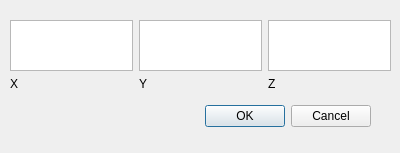
<?xml version="1.0" encoding="UTF-8"?>
<ui version="4.0">
 <class>Dialog</class>
 <widget class="QDialog" name="Dialog">
  <property name="geometry">
   <rect>
    <x>0</x>
    <y>0</y>
    <width>400</width>
    <height>153</height>
   </rect>
  </property>
  <property name="windowTitle">
   <string>Dialog</string>
  </property>
  <widget class="QWidget" name="layoutWidget">
   <property name="geometry">
    <rect>
     <x>20</x>
     <y>100</y>
     <width>351</width>
     <height>33</height>
    </rect>
   </property>
   <layout class="QHBoxLayout">
    <property name="spacing">
     <number>6</number>
    </property>
    <property name="leftMargin">
     <number>0</number>
    </property>
    <property name="topMargin">
     <number>0</number>
    </property>
    <property name="rightMargin">
     <number>0</number>
    </property>
    <property name="bottomMargin">
     <number>0</number>
    </property>
    <item>
     <spacer>
      <property name="orientation">
       <enum>Qt::Horizontal</enum>
      </property>
      <property name="sizeHint" stdset="0">
       <size>
        <width>131</width>
        <height>31</height>
       </size>
      </property>
     </spacer>
    </item>
    <item>
     <widget class="QPushButton" name="okButton">
      <property name="text">
       <string>OK</string>
      </property>
     </widget>
    </item>
    <item>
     <widget class="QPushButton" name="cancelButton">
      <property name="text">
       <string>Cancel</string>
      </property>
     </widget>
    </item>
   </layout>
  </widget>
  <widget class="QWidget" name="horizontalLayoutWidget">
   <property name="geometry">
    <rect>
     <x>10</x>
     <y>20</y>
     <width>381</width>
     <height>71</height>
    </rect>
   </property>
   <layout class="QGridLayout" name="gridLayout">
    <item row="0" column="1">
     <widget class="QTextEdit" name="textEdit"/>
    </item>
    <item row="0" column="2">
     <widget class="QTextEdit" name="textEdit_2"/>
    </item>
    <item row="1" column="0">
     <widget class="QLabel" name="label">
      <property name="text">
       <string>X</string>
      </property>
     </widget>
    </item>
    <item row="1" column="1">
     <widget class="QLabel" name="label_2">
      <property name="text">
       <string>Y</string>
      </property>
     </widget>
    </item>
    <item row="1" column="2">
     <widget class="QLabel" name="label_3">
      <property name="text">
       <string>Z</string>
      </property>
     </widget>
    </item>
    <item row="0" column="0">
     <widget class="QPlainTextEdit" name="plainTextEdit"/>
    </item>
   </layout>
  </widget>
 </widget>
 <resources/>
 <connections>
  <connection>
   <sender>okButton</sender>
   <signal>clicked()</signal>
   <receiver>Dialog</receiver>
   <slot>accept()</slot>
   <hints>
    <hint type="sourcelabel">
     <x>278</x>
     <y>253</y>
    </hint>
    <hint type="destinationlabel">
     <x>96</x>
     <y>254</y>
    </hint>
   </hints>
  </connection>
  <connection>
   <sender>cancelButton</sender>
   <signal>clicked()</signal>
   <receiver>Dialog</receiver>
   <slot>reject()</slot>
   <hints>
    <hint type="sourcelabel">
     <x>369</x>
     <y>253</y>
    </hint>
    <hint type="destinationlabel">
     <x>179</x>
     <y>282</y>
    </hint>
   </hints>
  </connection>
 </connections>
</ui>
